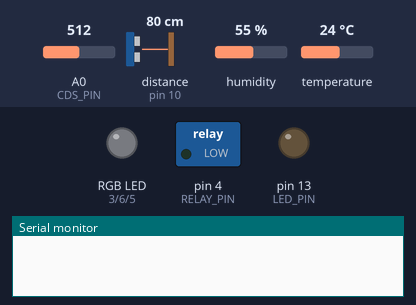
Bench run of a sketch on a simulated Arduino Uno, built with avr-gcc and run on an emulated ATmega328P. Shown: switched loads named in the sketch (green lamp = pin HIGH), an RGB LED mixed from three pins (HIGH = lit), output pins drawn as LEDs (lit = HIGH), the last lines printed to the serial monitor. Wiring (inferred from the names in the program): ultrasonic range finder: trigger pin 11; echo pin 10. Inputs (shaded band) come from the test bench; at power-on: A0 (CDS_PIN) = 512, distance to the obstacle (sensor on pin 10) 80 cm, humidity 55 %, temperature 24 °C. The echo pulse lasts 58.3 µs per cm; dim RGB values are drawn brighter than linear; random numbers use the default seed unless the sketch sets one; pins used as bus, display or sensor lines are not drawn.

Above: at 0.1 s.
At 3.1 s:
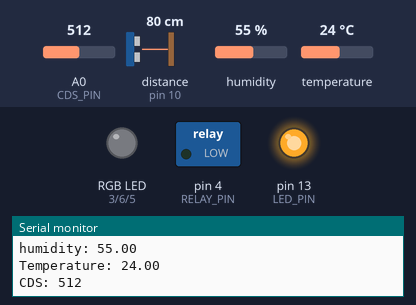
At 8.1 s:
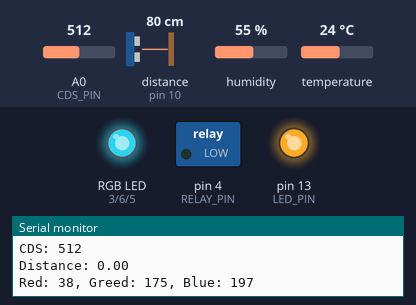
At 12.1 s:
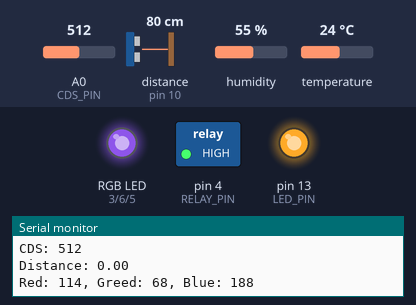
At 20.2 s:
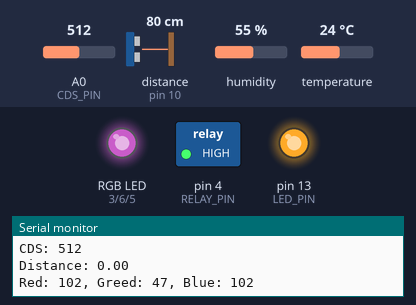
At 36.3 s:
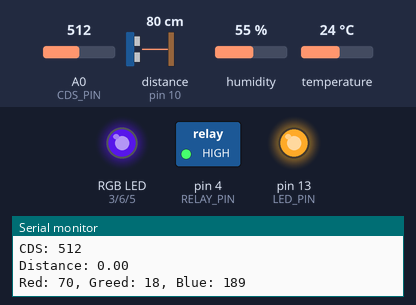
Timing chart, 0 to 37.8 s (numbered marks = the images above):
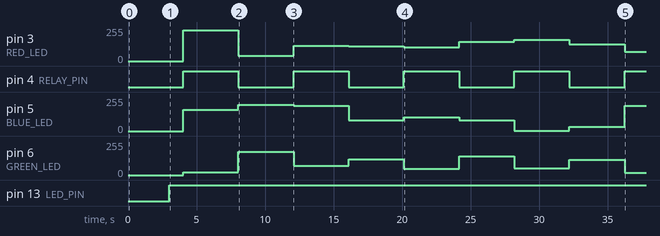

Measured:
- by itself, pin 4 (RELAY_PIN): alternates HIGH for 4.0 s and LOW for 4.0 s
- by itself, pin 13 (LED_PIN): LOW → HIGH at 3.0 s
- by itself, pin 3 (RED_LED): 0/255 → 232/255 at 4.0 s, → 38/255 4.0 s later, → 114/255 4.0 s later, → 109/255 4.0 s later, … (9 changes in this stretch)
- by itself, pin 5 (BLUE_LED): 0/255 → 158/255 at 4.0 s, → 197/255 4.0 s later, → 188/255 4.0 s later, → 80/255 4.0 s later, … (9 changes in this stretch)

The sketch:

01_basic.ino
```cpp
#include "DHT.h"

#define SW-PIN 2
#define LED_PIN 13
#define RED_LED 3
#define GREEN_LED 6
#define BLUE_LED 5
#define TRIG_PIN 11
#define ECHO_PIN 10
#define RELAY_PIN 4
#define CDS_PIN A0
#define DHT_PIN 8

float ultraSonic();
DHT dht(DHT_PIN, DHT11);


void setup() {
  Serial.begin(9600);

  pinMode(LED_PIN, OUTPUT);
  pinMode(TRIG_PIN, OUTPUT);
  pinMode(ECHO_PIN, OUTPUT);
  pinMode(RED_LED, OUTPUT);
  pinMode(GREEN_LED, OUTPUT);
  pinMode(BLUE_LED, OUTPUT);
  pinMode(RELAY_PIN, OUTPUT);
  dht.begin();
  delay(3000);
}

void loop() {
  digitalWrite(LED_PIN, HIGH);
  float humidity = dht.readHumidity();
  float temperature = dht.readTemperature();
  Serial.print("humidity: ");
  Serial.println(humidity);
  Serial.print("Temperature: ");
  Serial.println(temperature);
  int cds =analogRead(CDS_PIN);
  Serial.print("CDS: ");
  Serial.println(cds);
  float distance = ultraSonic();
  Serial.print("Distance: ");
  Serial.println(distance);

  int red = random(0,255);
  int green = random(0,255);
  int blue = random(0,255);
  analogWrite(RED_LED, red);
  analogWrite(GREEN_LED, green);
  analogWrite(BLUE_LED, blue);
  char buffer[80];
  sprintf(buffer, "Red: %d, Greed: %d, Blue: %d", red, green, blue);
  Serial.println(buffer);
  digitalWrite(RELAY_PIN, digitalRead(RELAY_PIN)^1);
  delay(3000);
}
float ultraSonic(){
  digitalWrite(TRIG_PIN, HIGH);
  delayMicroseconds(10);
  digitalWrite(TRIG_PIN, LOW);

  unsigned long duration = pulseIn(ECHO_PIN, HIGH);
  float distance = ((float)(340*duration)/10000)/2;
  return distance;
}
```
